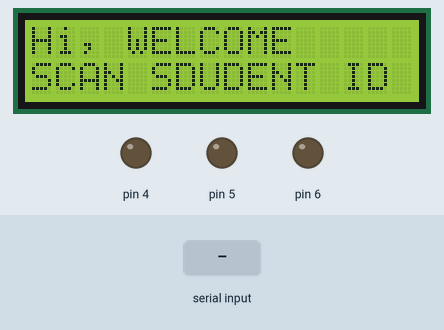
Recording of a sketch running on a simulated Arduino Uno, built with avr-gcc and run on an emulated ATmega328P. Shown: 16×2 character LCD, output pins drawn as LEDs (lit = HIGH). The inputs (shaded band) are chosen by the test bench. What the sketch prints to the serial monitor is not drawn.

Above: at 1.2 s.
1.3 s: "1" received over Serial
At 3.2 s:
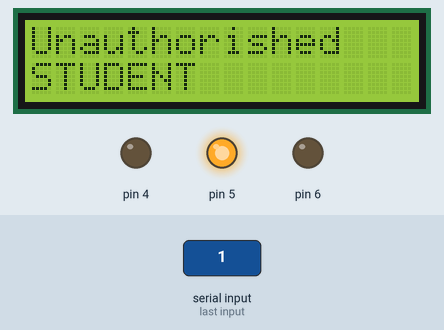
4.3 s: "0" received over Serial
At 7.2 s:
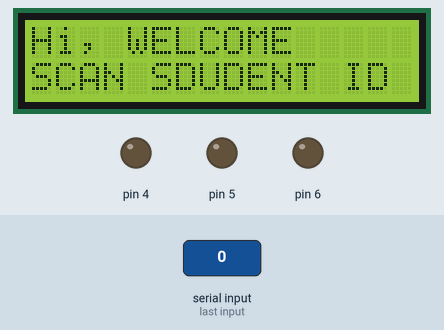
7.3 s: "2" received over Serial
At 10.12 s:
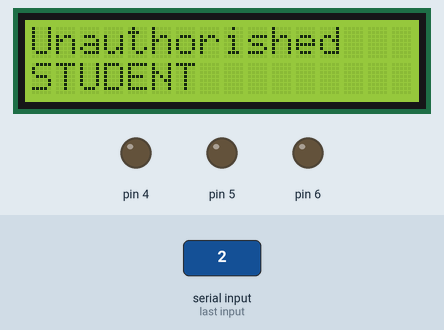
Timing chart, 0 to 11.6 s (numbered marks = the images above; inputs shaded):
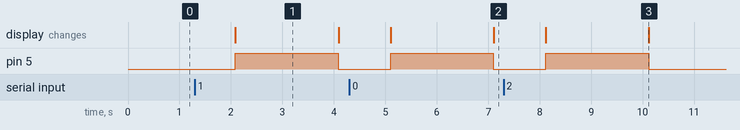

Measured:
- after the input at 1.3 s, pin 5: LOW → HIGH after 0.78 s, → LOW 2.0 s later; the display: changes after 0.78 s (image 1)
- after the input at 4.3 s, pin 5: LOW → HIGH after 0.80 s, → LOW 2.0 s later; the display: first changes after 0.80 s (image 2 shows a later state)
- after the input at 7.3 s, pin 5: LOW → HIGH after 0.82 s, → LOW 2.0 s later; the display: changes after 0.82 s (image 3)
- what the display in image 1 shows lasts 2.0 s, from 2.1 s to 4.1 s

The sketch:

__way_verification.ino
```cpp
#include <LiquidCrystal.h>
char input[12];
int count = 0;
char tag1[]="1D1111231C8D";
char tag2[]="091122505277";
char tag3[]="090111F45BDEE";
LiquidCrystal lcd(8,9,10,11,12,13);
void setup() {
  //serial monitor
  Serial.begin(9600);
  // set up the LCD's number of columns and rows:
  lcd.begin(16, 2);
  pinMode(4, OUTPUT);
  pinMode(6, OUTPUT);
  pinMode(5, OUTPUT);
  }
  void loop() {
    boolean match = 1;
    digitalWrite(2, HIGH);
    lcd.clear();
    lcd.setCursor(0,0);
    lcd.print("Hi, WELCOME");
    lcd.setCursor(0,1);
    lcd.print("SCAN SDUDENT ID");
    delay(1000);
    if(Serial.available())// check serial data ( RFID reader)
    {
      count = 0; // Reset the counter to zero
      /* Keep reading Byte by Byte from the Buffer till the RFID Reader Buffer is
       *  empty or till 12 Bytes (the ID size of our Tag) is read */
       while(Serial.available() && count < 12)
       {
        input[count] = Serial.read(); // Read 1 Byte of data and store it in the input[] variable
        count++; // increment counter
        delay(5);
        }
        Serial.println("I received: ");
        for(int i=0;i<12;i++)
        Serial.print(input[i]);
        Serial.println();
        Serial.println();
        int j= 0;
        while (match==1 && j<12){
          if((tag1[j]==input[j])||(tag2[j]==input[j])||(tag3[j]==input[j])){
            match=1;
            j++;
            }
            else
            match=0;
            }
            if (match == 1){
              lcd.clear();
              lcd.setCursor(0,1);
              lcd.print("VALID STUDENT");
              lcd.setCursor(0,2);
              lcd.print("You May Enter ");
              delay(1000);
              digitalWrite(4, LOW);
              digitalWrite(6, HIGH);
              delay(2000);
              digitalWrite(6, LOW);
              digitalWrite(4, HIGH);
              delay(1000);
              digitalWrite(4, HIGH);
              digitalWrite(6, LOW);
              }
              else{
                lcd.clear();
                lcd.setCursor(0,0);
                lcd.print("Unauthorished");
                lcd.setCursor(0,1);
                lcd.print("STUDENT");
                digitalWrite(5, HIGH);
                delay(2000);
                digitalWrite(5, LOW);
                }
                }
                }
```
